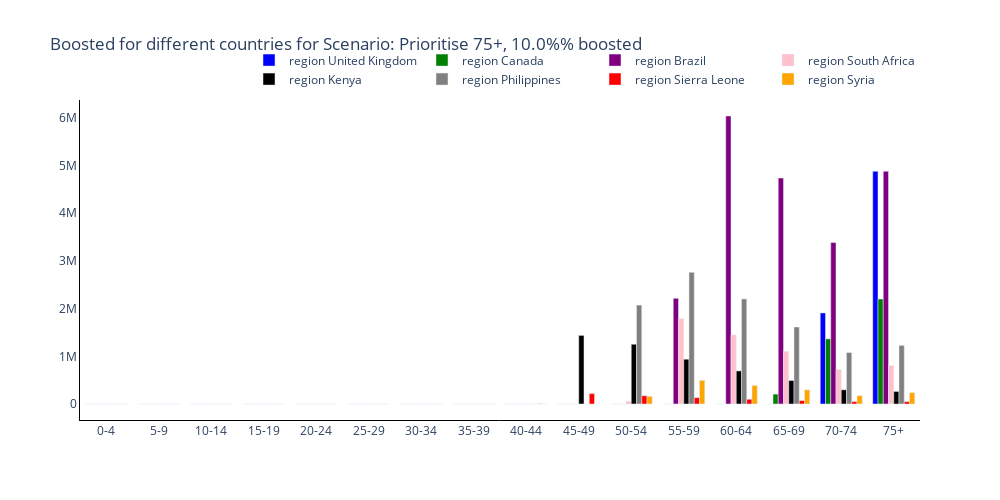
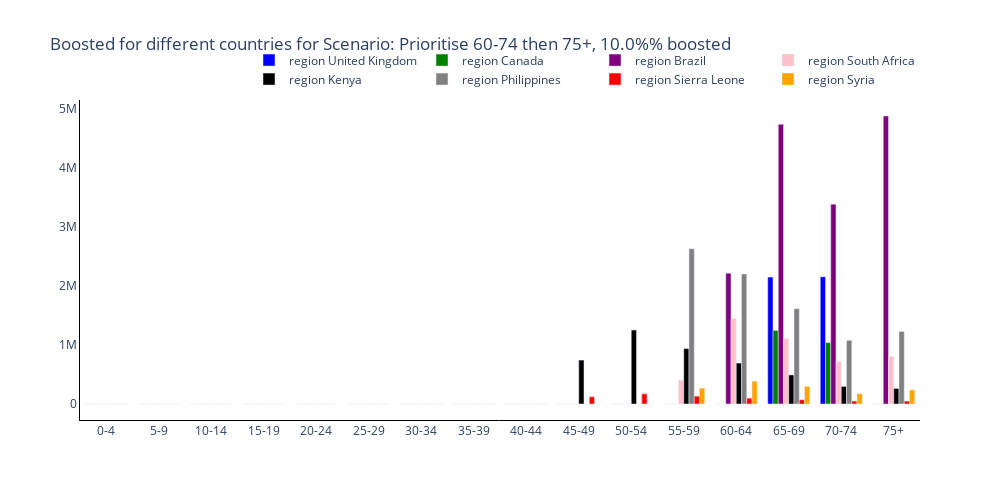
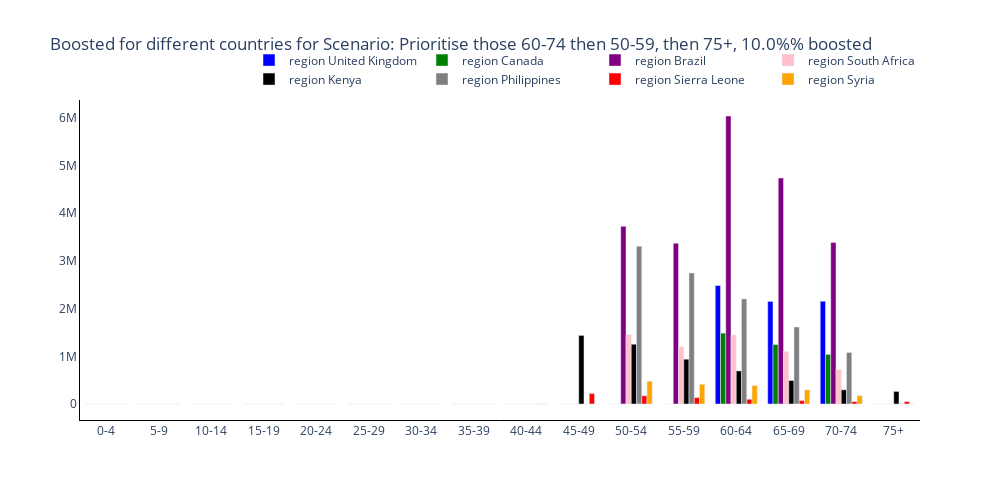

Notebook code cell kept with these figures, in order:
### Code cell
# Trace names - represent the solver used for the simulation
trace_name = ['region {}'.format(r) for r in regions]

fig = go.Figure()
# Plot for each region
for s, scenario in enumerate(scenario_names):
    fig = go.Figure()
    # Plot for each region
    for r, reg in enumerate(regions):
        fig.add_trace(
            go.Bar(
                y=scenario_boosted_mean[r][s, :],
                x=age_groups,
                name=trace_name[r],
                marker_color=colours[r],
            )
        )

    # Add axis labels
    fig.update_layout(
        boxmode='group',
        title='Boosted for different countries for Scenario: {}, {}% boosted'.format(scenario, 100 * scenario_boost_pop_percent[s]),
        width=1000,
        height=500,
        plot_bgcolor='white',
        xaxis=dict(linecolor='black'),
        yaxis=dict(linecolor='black'),
        hovermode='x unified',
        legend=dict(
                orientation="h",
                yanchor="bottom",
                y=1.02,
                xanchor="right",
                x=1
            )
        )

    fig.write_image('images/Boosted per Country for Scenario {}.pdf'.format(s+1))
    fig.show()

### Figure 1 — Plotly figure (JSON) as saved in the notebook; plotly's stock layout.template omitted (floating-point values rounded to 4 significant figures)
{"data": [{"marker": {"color": "blue"}, "name": "region United Kingdom", "type": "bar", "x": ["0-4", "5-9", "10-14", "15-19", "20-24", "25-29", "30-34", "35-39", "40-44", "45-49", "50-54", "55-59", "60-64", "65-69", "70-74", "75+"], "y": [0, 0, 0, 0, 0, 0, 0, 0, 0, 0, 0, 0, 0, -4.657e-11, 1909000.0, 4880000.0]}, {"marker": {"color": "green"}, "name": "region Canada", "type": "bar", "x": ["0-4", "5-9", "10-14", "15-19", "20-24", "25-29", "30-34", "35-39", "40-44", "45-49", "50-54", "55-59", "60-64", "65-69", "70-74", "75+"], "y": [0, 0, 0, 0, 0, 0, 0, 0, 0, 0, 0, 0, -5.821e-12, 207100.0, 1366000.0, 2201000.0]}, {"marker": {"color": "purple"}, "name": "region Brazil", "type": "bar", "x": ["0-4", "5-9", "10-14", "15-19", "20-24", "25-29", "30-34", "35-39", "40-44", "45-49", "50-54", "55-59", "60-64", "65-69", "70-74", "75+"], "y": [0, 0, 0, 0, 0, 0, 0, 0, 0, 0, 0, 2216000.0, 6038000.0, 4737000.0, 3386000.0, 4879000.0]}, {"marker": {"color": "pink"}, "name": "region South Africa", "type": "bar", "x": ["0-4", "5-9", "10-14", "15-19", "20-24", "25-29", "30-34", "35-39", "40-44", "45-49", "50-54", "55-59", "60-64", "65-69", "70-74", "75+"], "y": [0, 0, 0, 0, 0, 0, 0, 0, 0, 0, 59800.0, 1789000.0, 1447000.0, 1104000.0, 721800.0, 808400.0]}, {"marker": {"color": "black"}, "name": "region Kenya", "type": "bar", "x": ["0-4", "5-9", "10-14", "15-19", "20-24", "25-29", "30-34", "35-39", "40-44", "45-49", "50-54", "55-59", "60-64", "65-69", "70-74", "75+"], "y": [0, 0, 0, 0, 0, 0, 0, 0, 0, 1438000.0, 1253000.0, 938500.0, 693800.0, 492600.0, 297600.0, 263700.0]}, {"marker": {"color": "gray"}, "name": "region Philippines", "type": "bar", "x": ["0-4", "5-9", "10-14", "15-19", "20-24", "25-29", "30-34", "35-39", "40-44", "45-49", "50-54", "55-59", "60-64", "65-69", "70-74", "75+"], "y": [0, 0, 0, 0, 0, 0, 0, 0, 0, 0, 2074000.0, 2760000.0, 2203000.0, 1614000.0, 1079000.0, 1229000.0]}, {"marker": {"color": "red"}, "name": "region Sierra Leone", "type": "bar", "x": ["0-4", "5-9", "10-14", "15-19", "20-24", "25-29", "30-34", "35-39", "40-44", "45-49", "50-54", "55-59", "60-64", "65-69", "70-74", "75+"], "y": [0, 0, 0, 0, 0, 0, 0, -9.095e-14, 2266.0, 219100.0, 172800.0, 133600.0, 99260.0, 71800.0, 49950.0, 48940.0]}, {"marker": {"color": "orange"}, "name": "region Syria", "type": "bar", "x": ["0-4", "5-9", "10-14", "15-19", "20-24", "25-29", "30-34", "35-39", "40-44", "45-49", "50-54", "55-59", "60-64", "65-69", "70-74", "75+"], "y": [0, 0, 0, 0, 0, 0, 0, 0, 0, 0, 159100.0, 495300.0, 386600.0, 296900.0, 174000.0, 238100.0]}], "layout": {"boxmode": "group", "height": 500, "hovermode": "x unified", "legend": {"orientation": "h", "x": 1, "xanchor": "right", "y": 1.02, "yanchor": "bottom"}, "plot_bgcolor": "white", "title": {"text": "Boosted for different countries for Scenario: Prioritise 75+, 10.0%% boosted"}, "width": 1000, "xaxis": {"linecolor": "black"}, "yaxis": {"linecolor": "black"}}}

### Figure 2 — Plotly figure (JSON) as saved in the notebook; plotly's stock layout.template omitted (floating-point values rounded to 4 significant figures)
{"data": [{"marker": {"color": "blue"}, "name": "region United Kingdom", "type": "bar", "x": ["0-4", "5-9", "10-14", "15-19", "20-24", "25-29", "30-34", "35-39", "40-44", "45-49", "50-54", "55-59", "60-64", "65-69", "70-74", "75+"], "y": [0, 0, 0, 0, 0, 0, 0, 0, 0, 0, 0, 0, 0, 2151000.0, 2155000.0, -1.863e-10]}, {"marker": {"color": "green"}, "name": "region Canada", "type": "bar", "x": ["0-4", "5-9", "10-14", "15-19", "20-24", "25-29", "30-34", "35-39", "40-44", "45-49", "50-54", "55-59", "60-64", "65-69", "70-74", "75+"], "y": [0, 0, 0, 0, 0, 0, 0, 0, 0, 0, 0, 0, 0, 1247000.0, 1040000.0, 0]}, {"marker": {"color": "purple"}, "name": "region Brazil", "type": "bar", "x": ["0-4", "5-9", "10-14", "15-19", "20-24", "25-29", "30-34", "35-39", "40-44", "45-49", "50-54", "55-59", "60-64", "65-69", "70-74", "75+"], "y": [0, 0, 0, 0, 0, 0, 0, 0, 0, 0, 0, 0, 2216000.0, 4737000.0, 3386000.0, 4879000.0]}, {"marker": {"color": "pink"}, "name": "region South Africa", "type": "bar", "x": ["0-4", "5-9", "10-14", "15-19", "20-24", "25-29", "30-34", "35-39", "40-44", "45-49", "50-54", "55-59", "60-64", "65-69", "70-74", "75+"], "y": [0, 0, 0, 0, 0, 0, 0, 0, 0, 0, 0, 402200.0, 1447000.0, 1104000.0, 721800.0, 808400.0]}, {"marker": {"color": "black"}, "name": "region Kenya", "type": "bar", "x": ["0-4", "5-9", "10-14", "15-19", "20-24", "25-29", "30-34", "35-39", "40-44", "45-49", "50-54", "55-59", "60-64", "65-69", "70-74", "75+"], "y": [0, 0, 0, 0, 0, 0, 0, 0, 0, 744300.0, 1253000.0, 938500.0, 693800.0, 492600.0, 297600.0, 263700.0]}, {"marker": {"color": "gray"}, "name": "region Philippines", "type": "bar", "x": ["0-4", "5-9", "10-14", "15-19", "20-24", "25-29", "30-34", "35-39", "40-44", "45-49", "50-54", "55-59", "60-64", "65-69", "70-74", "75+"], "y": [0, 0, 0, 0, 0, 0, 0, 0, 0, 0, 0, 2630000.0, 2203000.0, 1614000.0, 1079000.0, 1229000.0]}, {"marker": {"color": "red"}, "name": "region Sierra Leone", "type": "bar", "x": ["0-4", "5-9", "10-14", "15-19", "20-24", "25-29", "30-34", "35-39", "40-44", "45-49", "50-54", "55-59", "60-64", "65-69", "70-74", "75+"], "y": [0, 0, 0, 0, 0, 0, 0, 0, 0, 122100.0, 172800.0, 133600.0, 99260.0, 71800.0, 49950.0, 48940.0]}, {"marker": {"color": "orange"}, "name": "region Syria", "type": "bar", "x": ["0-4", "5-9", "10-14", "15-19", "20-24", "25-29", "30-34", "35-39", "40-44", "45-49", "50-54", "55-59", "60-64", "65-69", "70-74", "75+"], "y": [0, 0, 0, 0, 0, 0, 0, 0, 0, 0, 0, 267800.0, 386600.0, 296900.0, 174000.0, 238100.0]}], "layout": {"boxmode": "group", "height": 500, "hovermode": "x unified", "legend": {"orientation": "h", "x": 1, "xanchor": "right", "y": 1.02, "yanchor": "bottom"}, "plot_bgcolor": "white", "title": {"text": "Boosted for different countries for Scenario: Prioritise 60-74 then 75+, 10.0%% boosted"}, "width": 1000, "xaxis": {"linecolor": "black"}, "yaxis": {"linecolor": "black"}}}

### Figure 3 — Plotly figure (JSON) as saved in the notebook; plotly's stock layout.template omitted (floating-point values rounded to 4 significant figures)
{"data": [{"marker": {"color": "blue"}, "name": "region United Kingdom", "type": "bar", "x": ["0-4", "5-9", "10-14", "15-19", "20-24", "25-29", "30-34", "35-39", "40-44", "45-49", "50-54", "55-59", "60-64", "65-69", "70-74", "75+"], "y": [0, 0, 0, 0, 0, 0, 0, 0, 0, 0, -9.41e-11, -9.216e-11, 2483000.0, 2151000.0, 2155000.0, 0]}, {"marker": {"color": "green"}, "name": "region Canada", "type": "bar", "x": ["0-4", "5-9", "10-14", "15-19", "20-24", "25-29", "30-34", "35-39", "40-44", "45-49", "50-54", "55-59", "60-64", "65-69", "70-74", "75+"], "y": [0, 0, 0, 0, 0, 0, 0, 0, 0, 0, 0, 0, 1487000.0, 1247000.0, 1040000.0, 0]}, {"marker": {"color": "purple"}, "name": "region Brazil", "type": "bar", "x": ["0-4", "5-9", "10-14", "15-19", "20-24", "25-29", "30-34", "35-39", "40-44", "45-49", "50-54", "55-59", "60-64", "65-69", "70-74", "75+"], "y": [0, 0, 0, 0, 0, 0, 0, 0, 0, 0, 3725000.0, 3370000.0, 6038000.0, 4737000.0, 3386000.0, 0]}, {"marker": {"color": "pink"}, "name": "region South Africa", "type": "bar", "x": ["0-4", "5-9", "10-14", "15-19", "20-24", "25-29", "30-34", "35-39", "40-44", "45-49", "50-54", "55-59", "60-64", "65-69", "70-74", "75+"], "y": [0, 0, 0, 0, 0, 0, 0, 0, 0, 0, 1457000.0, 1201000.0, 1447000.0, 1104000.0, 721800.0, 0]}, {"marker": {"color": "black"}, "name": "region Kenya", "type": "bar", "x": ["0-4", "5-9", "10-14", "15-19", "20-24", "25-29", "30-34", "35-39", "40-44", "45-49", "50-54", "55-59", "60-64", "65-69", "70-74", "75+"], "y": [0, 0, 0, 0, 0, 0, 0, 0, 0, 1438000.0, 1253000.0, 938500.0, 693800.0, 492600.0, 297600.0, 263700.0]}, {"marker": {"color": "gray"}, "name": "region Philippines", "type": "bar", "x": ["0-4", "5-9", "10-14", "15-19", "20-24", "25-29", "30-34", "35-39", "40-44", "45-49", "50-54", "55-59", "60-64", "65-69", "70-74", "75+"], "y": [0, 0, 0, 0, 0, 0, 0, 0, 0, 0, 3309000.0, 2748000.0, 2203000.0, 1614000.0, 1079000.0, 4418.0]}, {"marker": {"color": "red"}, "name": "region Sierra Leone", "type": "bar", "x": ["0-4", "5-9", "10-14", "15-19", "20-24", "25-29", "30-34", "35-39", "40-44", "45-49", "50-54", "55-59", "60-64", "65-69", "70-74", "75+"], "y": [0, 0, 0, 0, 0, 0, 0, 0, 2266.0, 219100.0, 172800.0, 133600.0, 99260.0, 71800.0, 49950.0, 48940.0]}, {"marker": {"color": "orange"}, "name": "region Syria", "type": "bar", "x": ["0-4", "5-9", "10-14", "15-19", "20-24", "25-29", "30-34", "35-39", "40-44", "45-49", "50-54", "55-59", "60-64", "65-69", "70-74", "75+"], "y": [0, 0, 0, 0, 0, 0, 0, 0, 0, 0, 478800.0, 413800.0, 386600.0, 296900.0, 174000.0, 0]}], "layout": {"boxmode": "group", "height": 500, "hovermode": "x unified", "legend": {"orientation": "h", "x": 1, "xanchor": "right", "y": 1.02, "yanchor": "bottom"}, "plot_bgcolor": "white", "title": {"text": "Boosted for different countries for Scenario: Prioritise those 60-74 then 50-59, then 75+, 10.0%% boosted"}, "width": 1000, "xaxis": {"linecolor": "black"}, "yaxis": {"linecolor": "black"}}}
